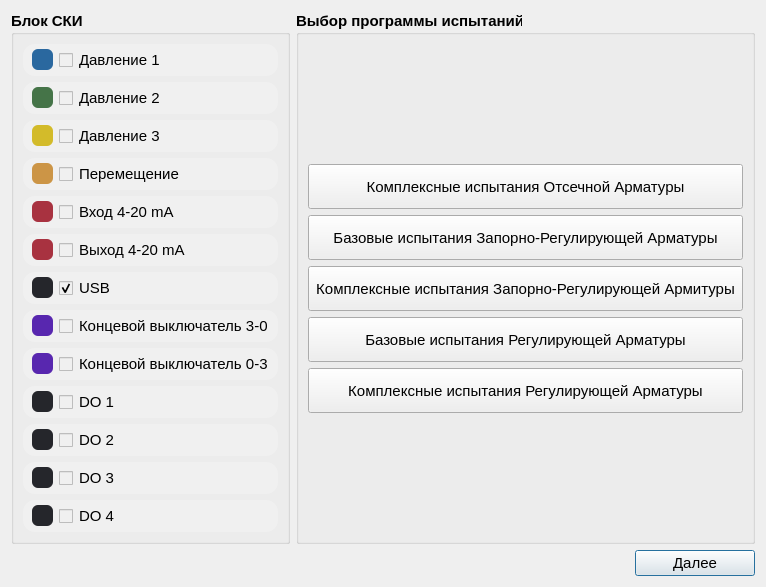
<?xml version="1.0" encoding="UTF-8"?>
<ui version="4.0">
 <class>SelectTests</class>
 <widget class="QDialog" name="SelectTests">
  <property name="geometry">
   <rect>
    <x>0</x>
    <y>0</y>
    <width>763</width>
    <height>584</height>
   </rect>
  </property>
  <property name="windowTitle">
   <string>Выбор программы испытаний</string>
  </property>
  <layout class="QVBoxLayout" name="verticalLayout_3">
   <item>
    <layout class="QHBoxLayout" name="horizontalLayout_2">
     <item>
      <widget class="QGroupBox" name="groupBox">
       <property name="font">
        <font>
         <family>Segoe UI</family>
         <pointsize>11</pointsize>
         <bold>true</bold>
        </font>
       </property>
       <property name="title">
        <string>Блок СКИ</string>
       </property>
       <layout class="QVBoxLayout" name="verticalLayout">
        <item>
         <widget class="QFrame" name="frame_pressure_1">
          <property name="sizePolicy">
           <sizepolicy hsizetype="Expanding" vsizetype="Preferred">
            <horstretch>0</horstretch>
            <verstretch>0</verstretch>
           </sizepolicy>
          </property>
          <property name="styleSheet">
           <string notr="true">background-color: #F0F0F0;
border-radius: 12px;</string>
          </property>
          <property name="frameShape">
           <enum>QFrame::Shape::StyledPanel</enum>
          </property>
          <property name="frameShadow">
           <enum>QFrame::Shadow::Raised</enum>
          </property>
          <layout class="QHBoxLayout" name="horizontalLayout_15">
           <property name="spacing">
            <number>6</number>
           </property>
           <property name="leftMargin">
            <number>9</number>
           </property>
           <property name="topMargin">
            <number>0</number>
           </property>
           <property name="rightMargin">
            <number>9</number>
           </property>
           <property name="bottomMargin">
            <number>0</number>
           </property>
           <item>
            <widget class="QWidget" name="pressure_1_color" native="true">
             <property name="minimumSize">
              <size>
               <width>21</width>
               <height>21</height>
              </size>
             </property>
             <property name="maximumSize">
              <size>
               <width>21</width>
               <height>21</height>
              </size>
             </property>
             <property name="font">
              <font>
               <pointsize>5</pointsize>
              </font>
             </property>
             <property name="styleSheet">
              <string notr="true">background-color: #2A689F;
border-radius: 6px;</string>
             </property>
            </widget>
           </item>
           <item>
            <widget class="QCheckBox" name="check_box_pressure_1">
             <property name="minimumSize">
              <size>
               <width>0</width>
               <height>32</height>
              </size>
             </property>
             <property name="font">
              <font>
               <family>Segoe UI</family>
               <pointsize>11</pointsize>
               <bold>false</bold>
               <underline>false</underline>
              </font>
             </property>
             <property name="mouseTracking">
              <bool>true</bool>
             </property>
             <property name="styleSheet">
              <string notr="true"/>
             </property>
             <property name="text">
              <string>Давление 1</string>
             </property>
            </widget>
           </item>
          </layout>
         </widget>
        </item>
        <item>
         <widget class="QFrame" name="frame_pressure_2">
          <property name="sizePolicy">
           <sizepolicy hsizetype="Expanding" vsizetype="Preferred">
            <horstretch>0</horstretch>
            <verstretch>0</verstretch>
           </sizepolicy>
          </property>
          <property name="styleSheet">
           <string notr="true">background-color: #F0F0F0;
border-radius: 12px;</string>
          </property>
          <property name="frameShape">
           <enum>QFrame::Shape::StyledPanel</enum>
          </property>
          <property name="frameShadow">
           <enum>QFrame::Shadow::Raised</enum>
          </property>
          <layout class="QHBoxLayout" name="horizontalLayout_16">
           <property name="leftMargin">
            <number>9</number>
           </property>
           <property name="topMargin">
            <number>0</number>
           </property>
           <property name="rightMargin">
            <number>9</number>
           </property>
           <property name="bottomMargin">
            <number>0</number>
           </property>
           <item>
            <widget class="QWidget" name="pressure_2_color" native="true">
             <property name="minimumSize">
              <size>
               <width>21</width>
               <height>21</height>
              </size>
             </property>
             <property name="maximumSize">
              <size>
               <width>21</width>
               <height>21</height>
              </size>
             </property>
             <property name="styleSheet">
              <string notr="true">background-color: #457448;
border-radius: 6px;</string>
             </property>
            </widget>
           </item>
           <item>
            <widget class="QCheckBox" name="check_box_pressure_2">
             <property name="minimumSize">
              <size>
               <width>0</width>
               <height>32</height>
              </size>
             </property>
             <property name="font">
              <font>
               <family>Segoe UI</family>
               <pointsize>11</pointsize>
               <bold>false</bold>
               <underline>false</underline>
              </font>
             </property>
             <property name="styleSheet">
              <string notr="true"/>
             </property>
             <property name="text">
              <string>Давление 2</string>
             </property>
            </widget>
           </item>
          </layout>
         </widget>
        </item>
        <item>
         <widget class="QFrame" name="frame_pressure_3">
          <property name="sizePolicy">
           <sizepolicy hsizetype="Expanding" vsizetype="Preferred">
            <horstretch>0</horstretch>
            <verstretch>0</verstretch>
           </sizepolicy>
          </property>
          <property name="styleSheet">
           <string notr="true">background-color: #F0F0F0;
border-radius: 12px;</string>
          </property>
          <property name="frameShape">
           <enum>QFrame::Shape::StyledPanel</enum>
          </property>
          <property name="frameShadow">
           <enum>QFrame::Shadow::Raised</enum>
          </property>
          <layout class="QHBoxLayout" name="horizontalLayout_17">
           <property name="leftMargin">
            <number>9</number>
           </property>
           <property name="topMargin">
            <number>0</number>
           </property>
           <property name="rightMargin">
            <number>9</number>
           </property>
           <property name="bottomMargin">
            <number>0</number>
           </property>
           <item>
            <widget class="QWidget" name="pressure_3_color" native="true">
             <property name="minimumSize">
              <size>
               <width>21</width>
               <height>21</height>
              </size>
             </property>
             <property name="maximumSize">
              <size>
               <width>21</width>
               <height>21</height>
              </size>
             </property>
             <property name="styleSheet">
              <string notr="true">background-color: #D3BB2A;
border-radius: 6px;</string>
             </property>
            </widget>
           </item>
           <item>
            <widget class="QCheckBox" name="check_box_pressure_3">
             <property name="minimumSize">
              <size>
               <width>0</width>
               <height>32</height>
              </size>
             </property>
             <property name="font">
              <font>
               <family>Segoe UI</family>
               <pointsize>11</pointsize>
               <bold>false</bold>
               <underline>false</underline>
              </font>
             </property>
             <property name="styleSheet">
              <string notr="true"/>
             </property>
             <property name="text">
              <string>Давление 3</string>
             </property>
            </widget>
           </item>
          </layout>
         </widget>
        </item>
        <item>
         <widget class="QFrame" name="frame_moving">
          <property name="styleSheet">
           <string notr="true">background-color: #F0F0F0;
border-radius: 12px;</string>
          </property>
          <property name="frameShape">
           <enum>QFrame::Shape::StyledPanel</enum>
          </property>
          <property name="frameShadow">
           <enum>QFrame::Shadow::Raised</enum>
          </property>
          <layout class="QHBoxLayout" name="horizontalLayout_18">
           <property name="leftMargin">
            <number>9</number>
           </property>
           <property name="topMargin">
            <number>0</number>
           </property>
           <property name="rightMargin">
            <number>9</number>
           </property>
           <property name="bottomMargin">
            <number>0</number>
           </property>
           <item>
            <widget class="QWidget" name="moving_color" native="true">
             <property name="minimumSize">
              <size>
               <width>21</width>
               <height>21</height>
              </size>
             </property>
             <property name="maximumSize">
              <size>
               <width>21</width>
               <height>21</height>
              </size>
             </property>
             <property name="styleSheet">
              <string notr="true">background-color: #CC9546;
border-radius: 6px;</string>
             </property>
            </widget>
           </item>
           <item>
            <widget class="QCheckBox" name="check_box_moving">
             <property name="minimumSize">
              <size>
               <width>0</width>
               <height>32</height>
              </size>
             </property>
             <property name="font">
              <font>
               <family>Segoe UI</family>
               <pointsize>11</pointsize>
               <bold>false</bold>
               <underline>false</underline>
              </font>
             </property>
             <property name="styleSheet">
              <string notr="true"/>
             </property>
             <property name="text">
              <string>Перемещение</string>
             </property>
            </widget>
           </item>
          </layout>
         </widget>
        </item>
        <item>
         <widget class="QFrame" name="frame_input_4_20_mA">
          <property name="styleSheet">
           <string notr="true">background-color: #F0F0F0;
border-radius: 12px;</string>
          </property>
          <property name="frameShape">
           <enum>QFrame::Shape::StyledPanel</enum>
          </property>
          <property name="frameShadow">
           <enum>QFrame::Shadow::Raised</enum>
          </property>
          <layout class="QHBoxLayout" name="horizontalLayout_19">
           <property name="leftMargin">
            <number>9</number>
           </property>
           <property name="topMargin">
            <number>0</number>
           </property>
           <property name="rightMargin">
            <number>9</number>
           </property>
           <property name="bottomMargin">
            <number>0</number>
           </property>
           <item>
            <widget class="QWidget" name="input_4_20_mA_color" native="true">
             <property name="minimumSize">
              <size>
               <width>21</width>
               <height>21</height>
              </size>
             </property>
             <property name="maximumSize">
              <size>
               <width>21</width>
               <height>21</height>
              </size>
             </property>
             <property name="styleSheet">
              <string notr="true">background-color: #A83240;
border-radius: 6px;</string>
             </property>
            </widget>
           </item>
           <item>
            <widget class="QCheckBox" name="check_box_input_4_20_mA">
             <property name="minimumSize">
              <size>
               <width>0</width>
               <height>32</height>
              </size>
             </property>
             <property name="font">
              <font>
               <family>Segoe UI</family>
               <pointsize>11</pointsize>
               <bold>false</bold>
               <underline>false</underline>
              </font>
             </property>
             <property name="styleSheet">
              <string notr="true"/>
             </property>
             <property name="text">
              <string>Вход 4-20 mA</string>
             </property>
            </widget>
           </item>
          </layout>
         </widget>
        </item>
        <item>
         <widget class="QFrame" name="frame_output_4_20_mA">
          <property name="styleSheet">
           <string notr="true">background-color: #F0F0F0;
border-radius: 12px;</string>
          </property>
          <property name="frameShape">
           <enum>QFrame::Shape::StyledPanel</enum>
          </property>
          <property name="frameShadow">
           <enum>QFrame::Shadow::Raised</enum>
          </property>
          <layout class="QHBoxLayout" name="horizontalLayout_22">
           <property name="leftMargin">
            <number>9</number>
           </property>
           <property name="topMargin">
            <number>0</number>
           </property>
           <property name="rightMargin">
            <number>9</number>
           </property>
           <property name="bottomMargin">
            <number>0</number>
           </property>
           <item>
            <widget class="QWidget" name="output_4_20_mA_color" native="true">
             <property name="minimumSize">
              <size>
               <width>21</width>
               <height>21</height>
              </size>
             </property>
             <property name="maximumSize">
              <size>
               <width>21</width>
               <height>21</height>
              </size>
             </property>
             <property name="styleSheet">
              <string notr="true">background-color: #A83240;
border-radius: 6px;</string>
             </property>
            </widget>
           </item>
           <item>
            <widget class="QCheckBox" name="check_box_output_4_20_mA">
             <property name="minimumSize">
              <size>
               <width>0</width>
               <height>32</height>
              </size>
             </property>
             <property name="font">
              <font>
               <family>Segoe UI</family>
               <pointsize>11</pointsize>
               <bold>false</bold>
               <underline>false</underline>
              </font>
             </property>
             <property name="styleSheet">
              <string notr="true"/>
             </property>
             <property name="text">
              <string>Выход 4-20 mA</string>
             </property>
            </widget>
           </item>
          </layout>
         </widget>
        </item>
        <item>
         <widget class="QFrame" name="frame_usb">
          <property name="styleSheet">
           <string notr="true">background-color: #F0F0F0;
border-radius: 12px;</string>
          </property>
          <property name="frameShape">
           <enum>QFrame::Shape::StyledPanel</enum>
          </property>
          <property name="frameShadow">
           <enum>QFrame::Shadow::Raised</enum>
          </property>
          <layout class="QHBoxLayout" name="horizontalLayout_24">
           <property name="leftMargin">
            <number>9</number>
           </property>
           <property name="topMargin">
            <number>0</number>
           </property>
           <property name="rightMargin">
            <number>9</number>
           </property>
           <property name="bottomMargin">
            <number>0</number>
           </property>
           <item>
            <widget class="QWidget" name="usb_color" native="true">
             <property name="minimumSize">
              <size>
               <width>21</width>
               <height>21</height>
              </size>
             </property>
             <property name="maximumSize">
              <size>
               <width>21</width>
               <height>21</height>
              </size>
             </property>
             <property name="styleSheet">
              <string notr="true">background-color: #25262B;
border-radius: 6px;</string>
             </property>
            </widget>
           </item>
           <item>
            <widget class="QCheckBox" name="check_box_usb">
             <property name="enabled">
              <bool>true</bool>
             </property>
             <property name="minimumSize">
              <size>
               <width>0</width>
               <height>32</height>
              </size>
             </property>
             <property name="font">
              <font>
               <family>Segoe UI</family>
               <pointsize>11</pointsize>
               <bold>false</bold>
               <underline>false</underline>
              </font>
             </property>
             <property name="mouseTracking">
              <bool>true</bool>
             </property>
             <property name="tabletTracking">
              <bool>false</bool>
             </property>
             <property name="styleSheet">
              <string notr="true"/>
             </property>
             <property name="text">
              <string>USB</string>
             </property>
             <property name="checked">
              <bool>true</bool>
             </property>
            </widget>
           </item>
          </layout>
         </widget>
        </item>
        <item>
         <widget class="QFrame" name="frame_imit_switch_3_0">
          <property name="styleSheet">
           <string notr="true">background-color: #F0F0F0;
border-radius: 12px;</string>
          </property>
          <property name="frameShape">
           <enum>QFrame::Shape::StyledPanel</enum>
          </property>
          <property name="frameShadow">
           <enum>QFrame::Shadow::Raised</enum>
          </property>
          <layout class="QHBoxLayout" name="horizontalLayout_20">
           <property name="leftMargin">
            <number>9</number>
           </property>
           <property name="topMargin">
            <number>0</number>
           </property>
           <property name="rightMargin">
            <number>9</number>
           </property>
           <property name="bottomMargin">
            <number>0</number>
           </property>
           <item>
            <widget class="QWidget" name="imit_switch_3_0_color" native="true">
             <property name="minimumSize">
              <size>
               <width>21</width>
               <height>21</height>
              </size>
             </property>
             <property name="maximumSize">
              <size>
               <width>21</width>
               <height>21</height>
              </size>
             </property>
             <property name="styleSheet">
              <string notr="true">background-color: #5827AF;
border-radius: 6px;</string>
             </property>
            </widget>
           </item>
           <item>
            <widget class="QCheckBox" name="check_box_imit_switch_3_0">
             <property name="minimumSize">
              <size>
               <width>0</width>
               <height>32</height>
              </size>
             </property>
             <property name="font">
              <font>
               <family>Segoe UI</family>
               <pointsize>11</pointsize>
               <bold>false</bold>
               <underline>false</underline>
              </font>
             </property>
             <property name="styleSheet">
              <string notr="true"/>
             </property>
             <property name="text">
              <string>Концевой выключатель 3-0</string>
             </property>
            </widget>
           </item>
          </layout>
         </widget>
        </item>
        <item>
         <widget class="QFrame" name="frame_imit_switch_0_3">
          <property name="styleSheet">
           <string notr="true">background-color: #F0F0F0;
border-radius: 12px;</string>
          </property>
          <property name="frameShape">
           <enum>QFrame::Shape::StyledPanel</enum>
          </property>
          <property name="frameShadow">
           <enum>QFrame::Shadow::Raised</enum>
          </property>
          <layout class="QHBoxLayout" name="horizontalLayout_21">
           <property name="leftMargin">
            <number>9</number>
           </property>
           <property name="topMargin">
            <number>0</number>
           </property>
           <property name="rightMargin">
            <number>9</number>
           </property>
           <property name="bottomMargin">
            <number>0</number>
           </property>
           <item>
            <widget class="QWidget" name="imit_switch_0_3_color" native="true">
             <property name="minimumSize">
              <size>
               <width>21</width>
               <height>21</height>
              </size>
             </property>
             <property name="maximumSize">
              <size>
               <width>21</width>
               <height>21</height>
              </size>
             </property>
             <property name="styleSheet">
              <string notr="true">background-color: #5827AF;
border-radius: 6px;</string>
             </property>
            </widget>
           </item>
           <item>
            <widget class="QCheckBox" name="check_box_imit_switch_0_3">
             <property name="minimumSize">
              <size>
               <width>0</width>
               <height>32</height>
              </size>
             </property>
             <property name="font">
              <font>
               <family>Segoe UI</family>
               <pointsize>11</pointsize>
               <bold>false</bold>
               <underline>false</underline>
              </font>
             </property>
             <property name="styleSheet">
              <string notr="true"/>
             </property>
             <property name="text">
              <string>Концевой выключатель 0-3</string>
             </property>
             <property name="checked">
              <bool>false</bool>
             </property>
             <property name="autoRepeat">
              <bool>false</bool>
             </property>
             <property name="autoExclusive">
              <bool>false</bool>
             </property>
             <property name="tristate">
              <bool>false</bool>
             </property>
            </widget>
           </item>
          </layout>
         </widget>
        </item>
        <item>
         <widget class="QFrame" name="frame_do_1">
          <property name="styleSheet">
           <string notr="true">background-color: #F0F0F0;
border-radius: 12px;</string>
          </property>
          <property name="frameShape">
           <enum>QFrame::Shape::StyledPanel</enum>
          </property>
          <property name="frameShadow">
           <enum>QFrame::Shadow::Raised</enum>
          </property>
          <layout class="QHBoxLayout" name="horizontalLayout_27">
           <property name="leftMargin">
            <number>9</number>
           </property>
           <property name="topMargin">
            <number>0</number>
           </property>
           <property name="rightMargin">
            <number>9</number>
           </property>
           <property name="bottomMargin">
            <number>0</number>
           </property>
           <item>
            <widget class="QWidget" name="do_1_color" native="true">
             <property name="minimumSize">
              <size>
               <width>21</width>
               <height>21</height>
              </size>
             </property>
             <property name="maximumSize">
              <size>
               <width>21</width>
               <height>21</height>
              </size>
             </property>
             <property name="styleSheet">
              <string notr="true">background-color: #25262B;
border-radius: 6px;</string>
             </property>
            </widget>
           </item>
           <item>
            <widget class="QCheckBox" name="check_box_do_1">
             <property name="minimumSize">
              <size>
               <width>0</width>
               <height>32</height>
              </size>
             </property>
             <property name="font">
              <font>
               <family>Segoe UI</family>
               <pointsize>11</pointsize>
               <bold>false</bold>
               <underline>false</underline>
              </font>
             </property>
             <property name="styleSheet">
              <string notr="true"/>
             </property>
             <property name="text">
              <string>DO 1</string>
             </property>
             <property name="checkable">
              <bool>true</bool>
             </property>
             <property name="checked">
              <bool>false</bool>
             </property>
            </widget>
           </item>
          </layout>
         </widget>
        </item>
        <item>
         <widget class="QFrame" name="frame_do_2">
          <property name="styleSheet">
           <string notr="true">background-color: #F0F0F0;
border-radius: 12px;</string>
          </property>
          <property name="frameShape">
           <enum>QFrame::Shape::StyledPanel</enum>
          </property>
          <property name="frameShadow">
           <enum>QFrame::Shadow::Raised</enum>
          </property>
          <layout class="QHBoxLayout" name="horizontalLayout_23">
           <property name="leftMargin">
            <number>9</number>
           </property>
           <property name="topMargin">
            <number>0</number>
           </property>
           <property name="rightMargin">
            <number>9</number>
           </property>
           <property name="bottomMargin">
            <number>0</number>
           </property>
           <item>
            <widget class="QWidget" name="do_2_color" native="true">
             <property name="minimumSize">
              <size>
               <width>21</width>
               <height>21</height>
              </size>
             </property>
             <property name="maximumSize">
              <size>
               <width>21</width>
               <height>21</height>
              </size>
             </property>
             <property name="styleSheet">
              <string notr="true">background-color: #25262B;
border-radius: 6px;</string>
             </property>
            </widget>
           </item>
           <item>
            <widget class="QCheckBox" name="check_box_do_2">
             <property name="minimumSize">
              <size>
               <width>0</width>
               <height>32</height>
              </size>
             </property>
             <property name="font">
              <font>
               <family>Segoe UI</family>
               <pointsize>11</pointsize>
               <bold>false</bold>
               <underline>false</underline>
              </font>
             </property>
             <property name="styleSheet">
              <string notr="true"/>
             </property>
             <property name="text">
              <string>DO 2</string>
             </property>
            </widget>
           </item>
          </layout>
         </widget>
        </item>
        <item>
         <widget class="QFrame" name="frame_do_3">
          <property name="styleSheet">
           <string notr="true">background-color: #F0F0F0;
border-radius: 12px;</string>
          </property>
          <property name="frameShape">
           <enum>QFrame::Shape::StyledPanel</enum>
          </property>
          <property name="frameShadow">
           <enum>QFrame::Shadow::Raised</enum>
          </property>
          <layout class="QHBoxLayout" name="horizontalLayout_25">
           <property name="leftMargin">
            <number>9</number>
           </property>
           <property name="topMargin">
            <number>0</number>
           </property>
           <property name="rightMargin">
            <number>9</number>
           </property>
           <property name="bottomMargin">
            <number>0</number>
           </property>
           <item>
            <widget class="QWidget" name="do_3_color" native="true">
             <property name="minimumSize">
              <size>
               <width>21</width>
               <height>21</height>
              </size>
             </property>
             <property name="maximumSize">
              <size>
               <width>21</width>
               <height>21</height>
              </size>
             </property>
             <property name="styleSheet">
              <string notr="true">background-color: #25262B;
border-radius: 6px;</string>
             </property>
            </widget>
           </item>
           <item>
            <widget class="QCheckBox" name="check_box_do_3">
             <property name="minimumSize">
              <size>
               <width>0</width>
               <height>32</height>
              </size>
             </property>
             <property name="font">
              <font>
               <family>Segoe UI</family>
               <pointsize>11</pointsize>
               <bold>false</bold>
               <underline>false</underline>
              </font>
             </property>
             <property name="styleSheet">
              <string notr="true"/>
             </property>
             <property name="text">
              <string>DO 3</string>
             </property>
            </widget>
           </item>
          </layout>
         </widget>
        </item>
        <item>
         <widget class="QFrame" name="frame_do_4">
          <property name="styleSheet">
           <string notr="true">background-color: #F0F0F0;
border-radius: 12px;</string>
          </property>
          <property name="frameShape">
           <enum>QFrame::Shape::StyledPanel</enum>
          </property>
          <property name="frameShadow">
           <enum>QFrame::Shadow::Raised</enum>
          </property>
          <layout class="QHBoxLayout" name="horizontalLayout_26">
           <property name="leftMargin">
            <number>9</number>
           </property>
           <property name="topMargin">
            <number>0</number>
           </property>
           <property name="rightMargin">
            <number>9</number>
           </property>
           <property name="bottomMargin">
            <number>0</number>
           </property>
           <item>
            <widget class="QWidget" name="do_4_color" native="true">
             <property name="minimumSize">
              <size>
               <width>21</width>
               <height>21</height>
              </size>
             </property>
             <property name="maximumSize">
              <size>
               <width>21</width>
               <height>21</height>
              </size>
             </property>
             <property name="styleSheet">
              <string notr="true">background-color: #25262B;
border-radius: 6px;</string>
             </property>
            </widget>
           </item>
           <item>
            <widget class="QCheckBox" name="check_box_do_4">
             <property name="minimumSize">
              <size>
               <width>0</width>
               <height>32</height>
              </size>
             </property>
             <property name="font">
              <font>
               <family>Segoe UI</family>
               <pointsize>11</pointsize>
               <bold>false</bold>
               <underline>false</underline>
              </font>
             </property>
             <property name="styleSheet">
              <string notr="true"/>
             </property>
             <property name="text">
              <string>DO 4</string>
             </property>
            </widget>
           </item>
          </layout>
         </widget>
        </item>
       </layout>
      </widget>
     </item>
     <item>
      <widget class="QGroupBox" name="groupBox_2">
       <property name="font">
        <font>
         <family>Segoe UI</family>
         <pointsize>11</pointsize>
         <bold>true</bold>
        </font>
       </property>
       <property name="title">
        <string>Выбор программы испытаний</string>
       </property>
       <layout class="QVBoxLayout" name="verticalLayout_2">
        <item>
         <spacer name="verticalSpacer_2">
          <property name="orientation">
           <enum>Qt::Orientation::Vertical</enum>
          </property>
          <property name="sizeHint" stdset="0">
           <size>
            <width>20</width>
            <height>40</height>
           </size>
          </property>
         </spacer>
        </item>
        <item>
         <widget class="QToolButton" name="button_C_SOVT">
          <property name="sizePolicy">
           <sizepolicy hsizetype="Preferred" vsizetype="Preferred">
            <horstretch>0</horstretch>
            <verstretch>0</verstretch>
           </sizepolicy>
          </property>
          <property name="minimumSize">
           <size>
            <width>0</width>
            <height>45</height>
           </size>
          </property>
          <property name="font">
           <font>
            <family>Segoe UI</family>
            <pointsize>11</pointsize>
            <italic>false</italic>
            <bold>false</bold>
           </font>
          </property>
          <property name="styleSheet">
           <string notr="true"/>
          </property>
          <property name="text">
           <string>Комплексные испытания Отсечной Арматуры</string>
          </property>
         </widget>
        </item>
        <item>
         <widget class="QToolButton" name="button_B_SACVT">
          <property name="sizePolicy">
           <sizepolicy hsizetype="Preferred" vsizetype="Preferred">
            <horstretch>0</horstretch>
            <verstretch>0</verstretch>
           </sizepolicy>
          </property>
          <property name="minimumSize">
           <size>
            <width>0</width>
            <height>45</height>
           </size>
          </property>
          <property name="font">
           <font>
            <family>Segoe UI</family>
            <pointsize>11</pointsize>
            <italic>false</italic>
            <bold>false</bold>
           </font>
          </property>
          <property name="styleSheet">
           <string notr="true"/>
          </property>
          <property name="text">
           <string>Базовые испытания Запорно-Регулирующей Арматуры</string>
          </property>
         </widget>
        </item>
        <item>
         <widget class="QToolButton" name="button_C_SACVT">
          <property name="sizePolicy">
           <sizepolicy hsizetype="Preferred" vsizetype="Preferred">
            <horstretch>0</horstretch>
            <verstretch>0</verstretch>
           </sizepolicy>
          </property>
          <property name="minimumSize">
           <size>
            <width>0</width>
            <height>45</height>
           </size>
          </property>
          <property name="font">
           <font>
            <family>Segoe UI</family>
            <pointsize>11</pointsize>
            <italic>false</italic>
            <bold>false</bold>
           </font>
          </property>
          <property name="styleSheet">
           <string notr="true"/>
          </property>
          <property name="text">
           <string>Комплексные испытания Запорно-Регулирующей Армитуры</string>
          </property>
         </widget>
        </item>
        <item>
         <widget class="QToolButton" name="button_B_CVT">
          <property name="sizePolicy">
           <sizepolicy hsizetype="Preferred" vsizetype="Preferred">
            <horstretch>0</horstretch>
            <verstretch>0</verstretch>
           </sizepolicy>
          </property>
          <property name="minimumSize">
           <size>
            <width>0</width>
            <height>45</height>
           </size>
          </property>
          <property name="font">
           <font>
            <family>Segoe UI</family>
            <pointsize>11</pointsize>
            <italic>false</italic>
            <bold>false</bold>
           </font>
          </property>
          <property name="styleSheet">
           <string notr="true"/>
          </property>
          <property name="text">
           <string>Базовые испытания Регулирующей Арматуры</string>
          </property>
         </widget>
        </item>
        <item>
         <widget class="QToolButton" name="button_C_CVT">
          <property name="sizePolicy">
           <sizepolicy hsizetype="Preferred" vsizetype="Preferred">
            <horstretch>0</horstretch>
            <verstretch>0</verstretch>
           </sizepolicy>
          </property>
          <property name="minimumSize">
           <size>
            <width>0</width>
            <height>45</height>
           </size>
          </property>
          <property name="font">
           <font>
            <family>Segoe UI</family>
            <pointsize>11</pointsize>
            <italic>false</italic>
            <bold>false</bold>
           </font>
          </property>
          <property name="styleSheet">
           <string notr="true"/>
          </property>
          <property name="text">
           <string>Комплексные испытания Регулирующей Арматуры</string>
          </property>
         </widget>
        </item>
        <item>
         <spacer name="verticalSpacer">
          <property name="orientation">
           <enum>Qt::Orientation::Vertical</enum>
          </property>
          <property name="sizeHint" stdset="0">
           <size>
            <width>20</width>
            <height>40</height>
           </size>
          </property>
         </spacer>
        </item>
       </layout>
      </widget>
     </item>
    </layout>
   </item>
   <item>
    <layout class="QHBoxLayout" name="horizontalLayout">
     <item>
      <spacer name="horizontalSpacer">
       <property name="orientation">
        <enum>Qt::Orientation::Horizontal</enum>
       </property>
       <property name="sizeHint" stdset="0">
        <size>
         <width>40</width>
         <height>20</height>
        </size>
       </property>
      </spacer>
     </item>
     <item>
      <widget class="QPushButton" name="entry_testing">
       <property name="enabled">
        <bool>true</bool>
       </property>
       <property name="minimumSize">
        <size>
         <width>120</width>
         <height>0</height>
        </size>
       </property>
       <property name="font">
        <font>
         <pointsize>11</pointsize>
        </font>
       </property>
       <property name="text">
        <string>Далее</string>
       </property>
      </widget>
     </item>
    </layout>
   </item>
  </layout>
 </widget>
 <tabstops>
  <tabstop>button_C_SOVT</tabstop>
  <tabstop>button_B_SACVT</tabstop>
  <tabstop>button_C_SACVT</tabstop>
  <tabstop>button_B_CVT</tabstop>
  <tabstop>button_C_CVT</tabstop>
  <tabstop>entry_testing</tabstop>
  <tabstop>check_box_pressure_1</tabstop>
  <tabstop>check_box_pressure_2</tabstop>
  <tabstop>check_box_pressure_3</tabstop>
  <tabstop>check_box_moving</tabstop>
  <tabstop>check_box_input_4_20_mA</tabstop>
  <tabstop>check_box_output_4_20_mA</tabstop>
  <tabstop>check_box_usb</tabstop>
  <tabstop>check_box_imit_switch_3_0</tabstop>
  <tabstop>check_box_imit_switch_0_3</tabstop>
  <tabstop>check_box_do_1</tabstop>
  <tabstop>check_box_do_2</tabstop>
  <tabstop>check_box_do_3</tabstop>
  <tabstop>check_box_do_4</tabstop>
 </tabstops>
 <resources/>
 <connections/>
</ui>
